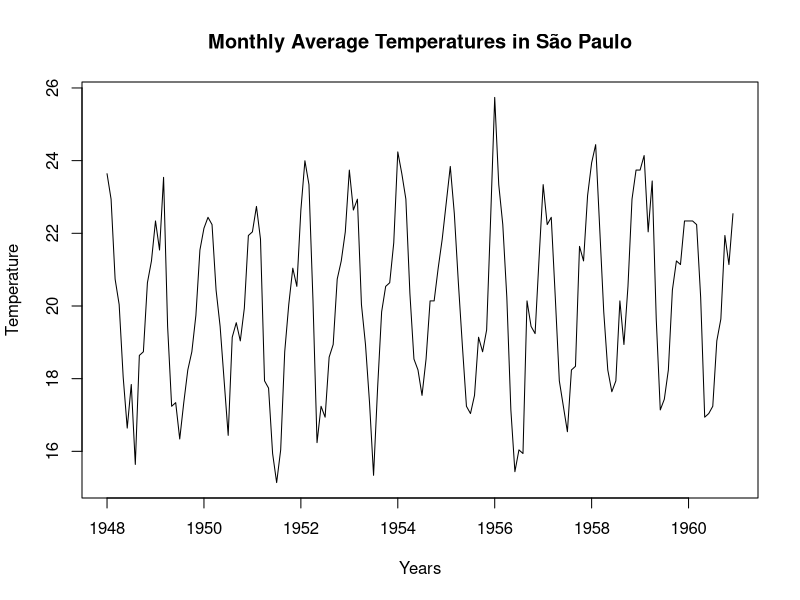
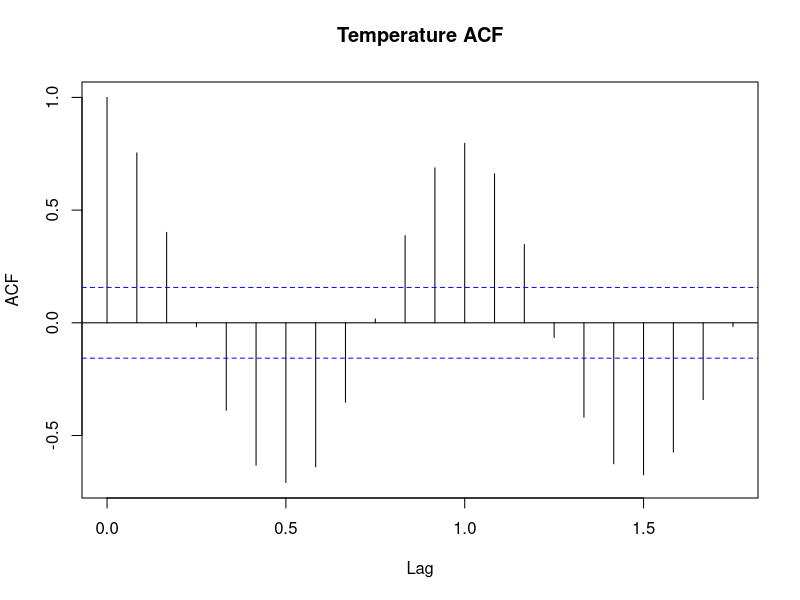
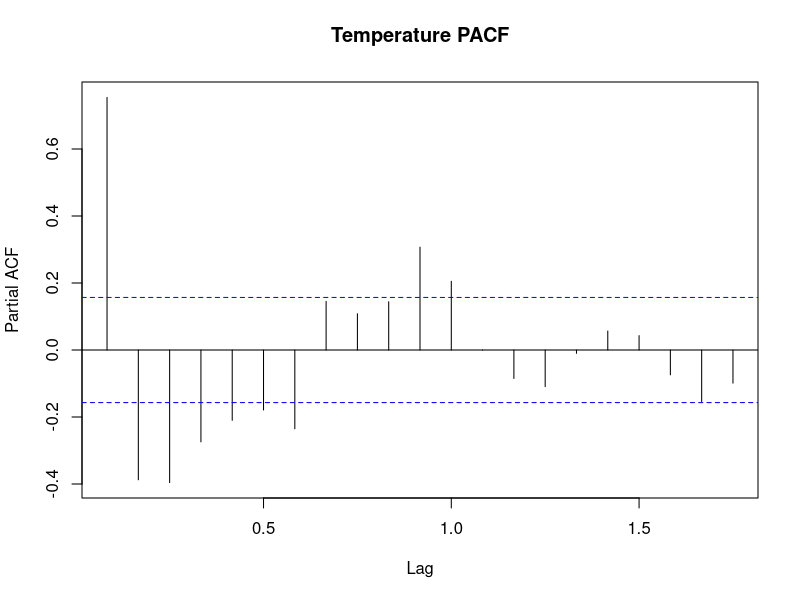
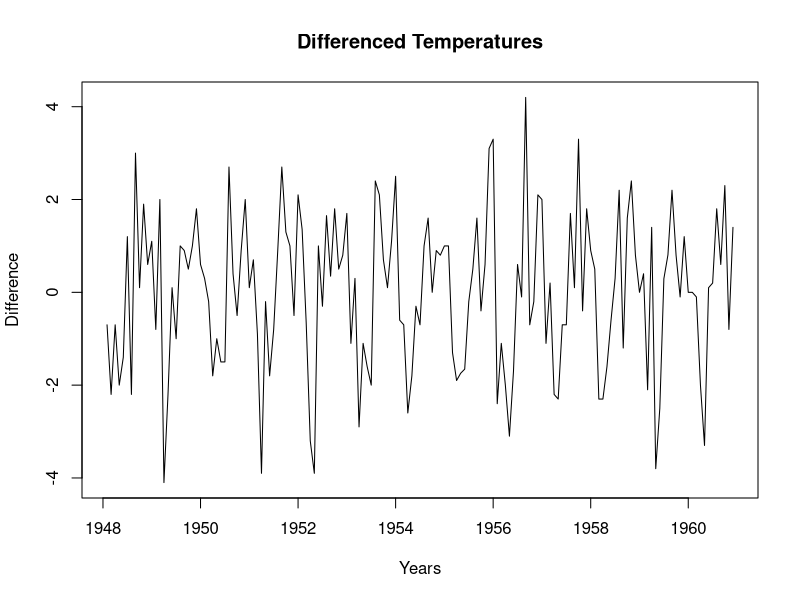
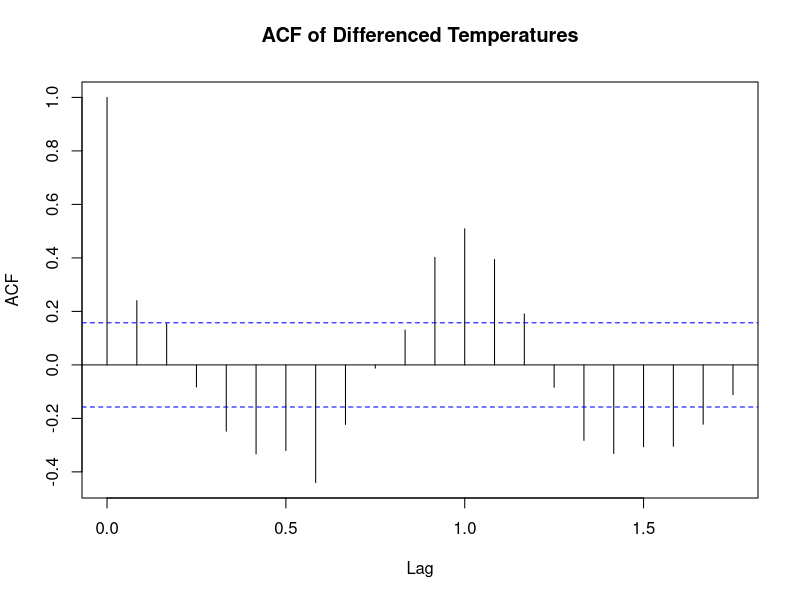
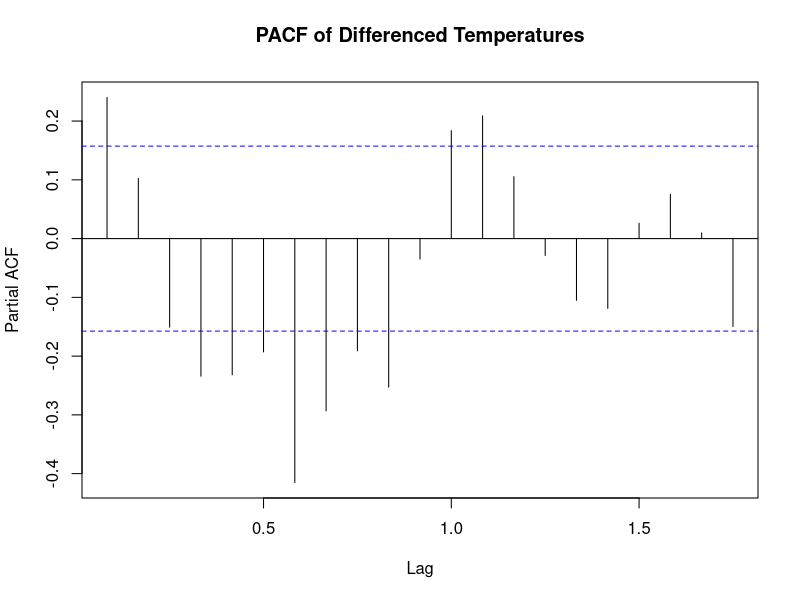
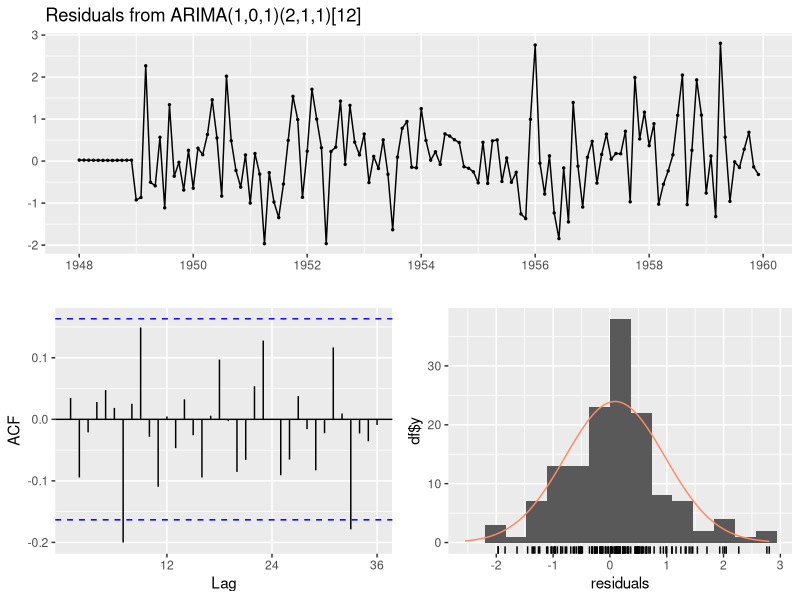
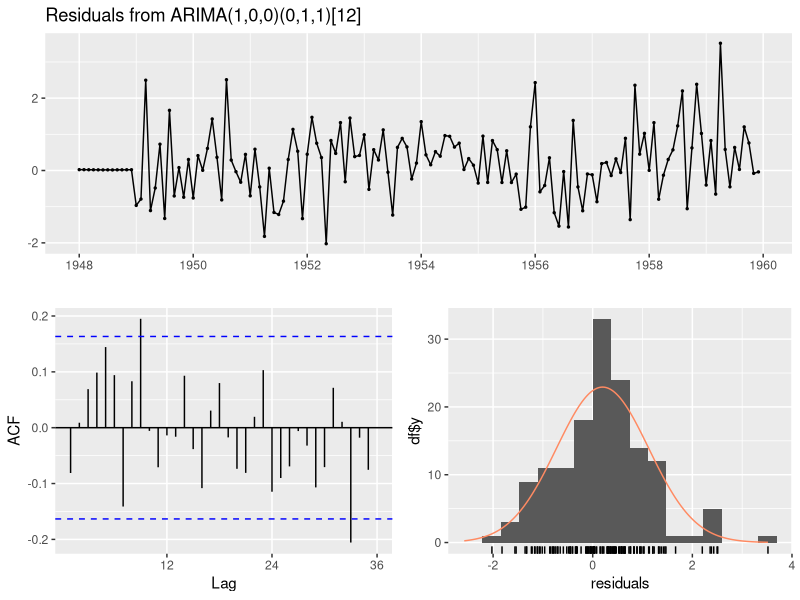

Reproduce these figures in R, in order.
install.packages(c("forecast", "tseries", "boot"))

library(forecast)
library(tseries)
library(boot)

getwd()
setwd("C:/Users/hbout/Bureau/Dossier/Portfolio-Data-Science")
temperature_data <- read.csv("Data/Sao_Paulo.csv")

# Convert the data into a time series
temperature_ts <- ts(temperature_data$temperature, start = c(1948, 1), frequency = 12)



# Plot the time series
plot(temperature_ts, main = "Monthly Average Temperatures in São Paulo", 
     ylab = "Temperature", xlab = "Years")


# Plot autocorrelations
acf(temperature_ts, main = "Temperature ACF")
pacf(temperature_ts, main = "Temperature PACF")

# Test stationarity with Augmented Dickey-Fuller test
adf_test <- adf.test(temperature_ts)
print(adf_test)

# Differencing if necessary
temperature_diff <- diff(temperature_ts)
plot(temperature_diff, main = "Differenced Temperatures", 
     ylab = "Difference", xlab = "Years")

# Check after differencing
acf(temperature_diff, main = "ACF of Differenced Temperatures")
pacf(temperature_diff, main = "PACF of Differenced Temperatures")

# Split the data into training and test sets
temperature_train <- window(temperature_ts, end = c(1959, 12))
temperature_test <- window(temperature_ts, start = c(1960, 1))

# Fit multiple SARIMA models
sarima_models <- list(
  model1 = auto.arima(temperature_train, seasonal = TRUE),
  model2 = Arima(temperature_train, order = c(1, 0, 0), seasonal = c(0, 1, 1)),
  model3 = Arima(temperature_train, order = c(2, 1, 0), seasonal = c(1, 1, 1))
)

# Diagnostics for each model
lapply(sarima_models, function(model) {
  print(summary(model))
  checkresiduals(model)
})


# Compare models with AIC and BIC
sapply(sarima_models, function(model) c(AIC = AIC(model), BIC = BIC(model)))

# Choose the best model
best_model <- sarima_models$model1


# Forecast on the test data
forecast_values <- forecast(best_model, h = length(temperature_test))

# Plot the forecasts
plot(forecast_values, main = "SARIMA Forecasts", ylab = "Temperature", xlab = "Years")
lines(temperature_test, col = "red")
legend("topright", legend = c("Forecast", "Actual Data"), 
       col = c("blue", "red"), lty = 1)

# Non-parametric bootstrap
residuals <- residuals(best_model)

# Bootstrap function
bootstrap_function <- function(residuals, indices) {
  resampled_residuals <- residuals[indices]
  boot_forecast <- fitted(best_model) + resampled_residuals
  return(mean(boot_forecast))
}

boot_results <- boot(residuals, bootstrap_function, R = 500)
print(boot_results)

# Bootstrap confidence intervals
ci <- boot.ci(boot_results, type = "perc")
print(ci)


# Calculate the errors between forecasts and actual data
errors_sarima <- temperature_test - forecast_values$mean

# The errors
print(errors_sarima)

